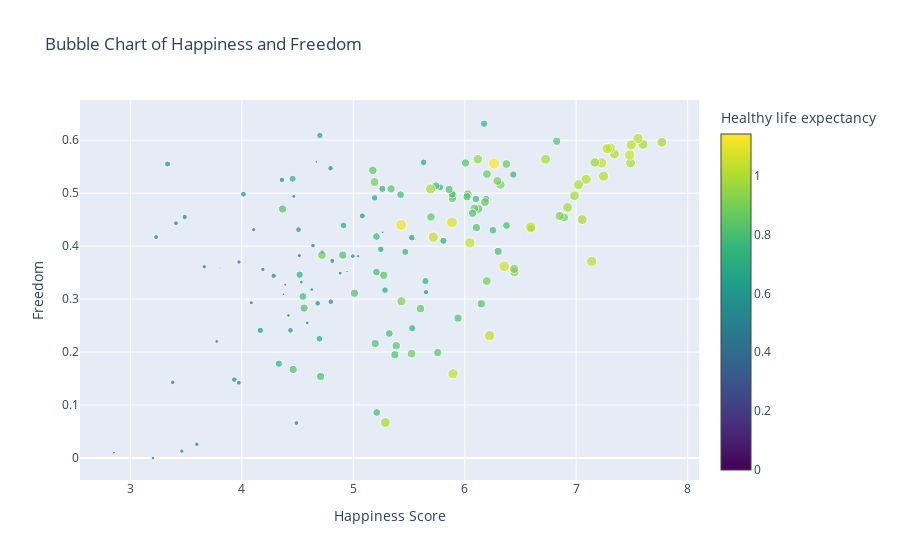

The cell this chart's notebook holds for it:
### Code cell
import plotly.graph_objects as go

fig = go.Figure(data=go.Scatter(
    x=df_2019['Score'],  
    y=df_2019['Freedom to make life choices'],         
    mode='markers',              
    marker=dict(
        size=df_2019['Healthy life expectancy'] * 10,  
        color=df_2019['Healthy life expectancy'],     
        colorscale='Viridis',                         
        colorbar=dict(title='Healthy life expectancy'), 
    ),
    text=df_2019['Country or region'],         
))


fig.update_layout(
    title='Bubble Chart of Happiness and Freedom',
    xaxis=dict(title='Happiness Score'),
    yaxis=dict(title='Freedom'),
)


fig.show()

### Figure 1 — Plotly figure (JSON) as saved in the notebook; plotly's stock layout.template omitted (floating-point values rounded to 4 significant figures; data arrays with more than 128 entries replaced by an {"elided": "..."} marker saying what was removed)
{"data": [{"marker": {"color": {"elided": "156 float values"}, "colorbar": {"title": {"text": "Healthy life expectancy"}}, "colorscale": [[0, "#440154"], [0.1111, "#482878"], [0.2222, "#3e4989"], [0.3333, "#31688e"], [0.4444, "#26828e"], [0.5556, "#1f9e89"], [0.6667, "#35b779"], [0.7778, "#6ece58"], [0.8889, "#b5de2b"], [1, "#fde725"]], "size": {"elided": "156 float values"}}, "mode": "markers", "text": {"elided": "156 str values"}, "type": "scatter", "x": {"elided": "156 float values"}, "y": {"elided": "156 float values"}}], "layout": {"title": {"text": "Bubble Chart of Happiness and Freedom"}, "xaxis": {"title": {"text": "Happiness Score"}}, "yaxis": {"title": {"text": "Freedom"}}}}
